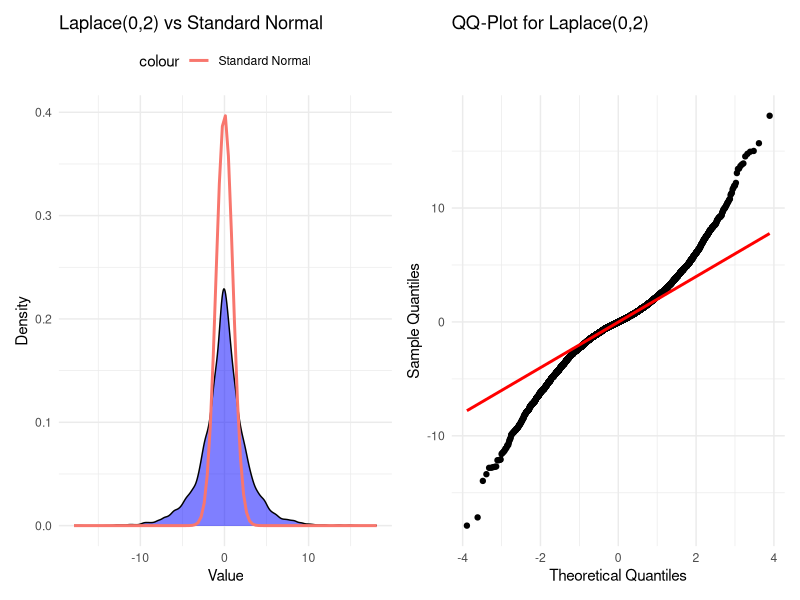
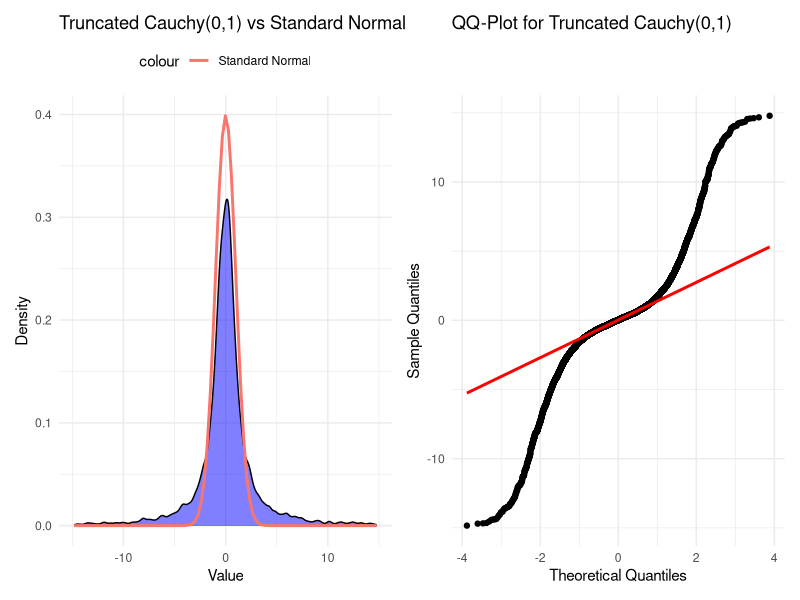
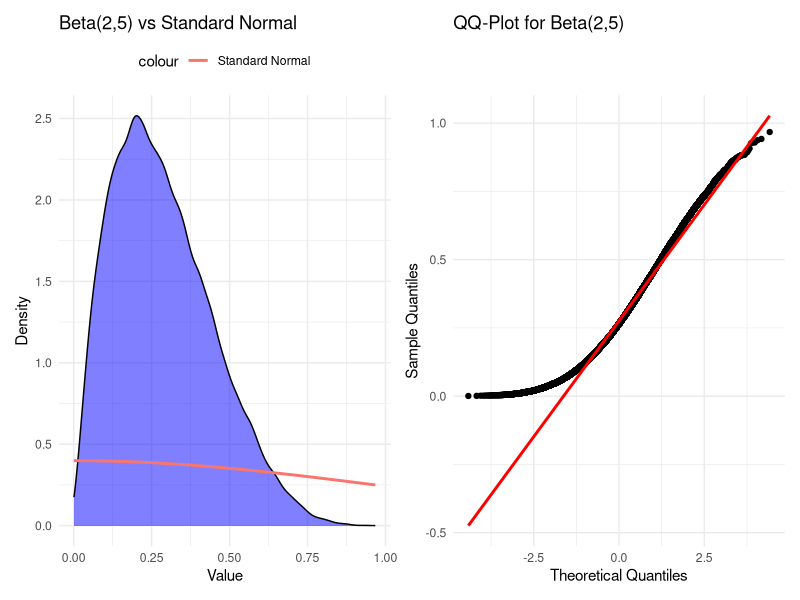
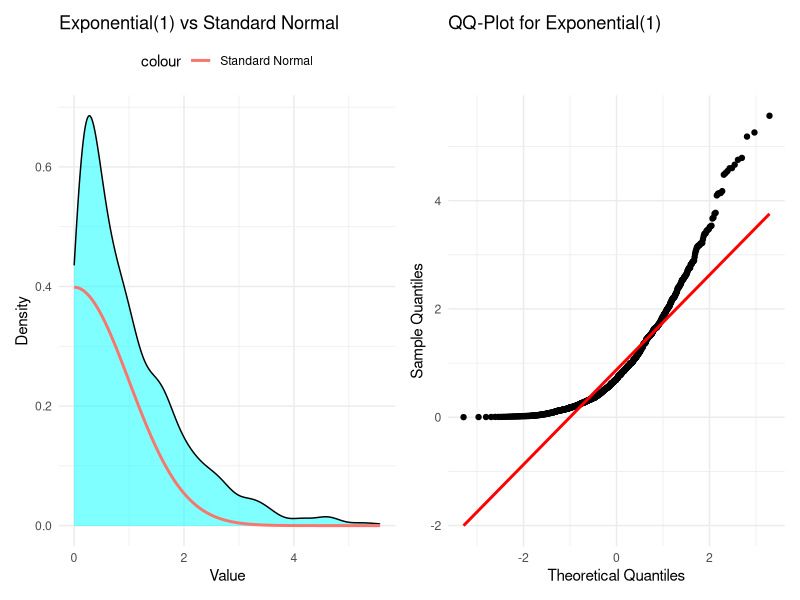
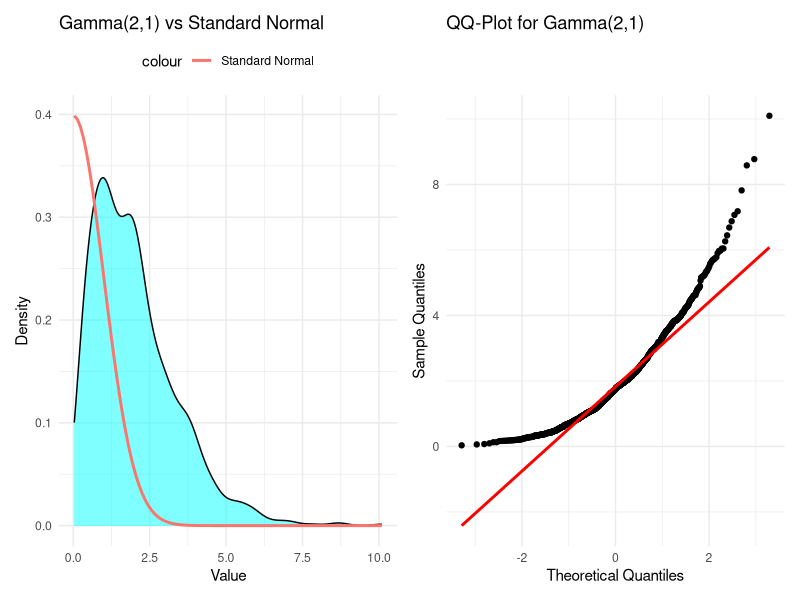
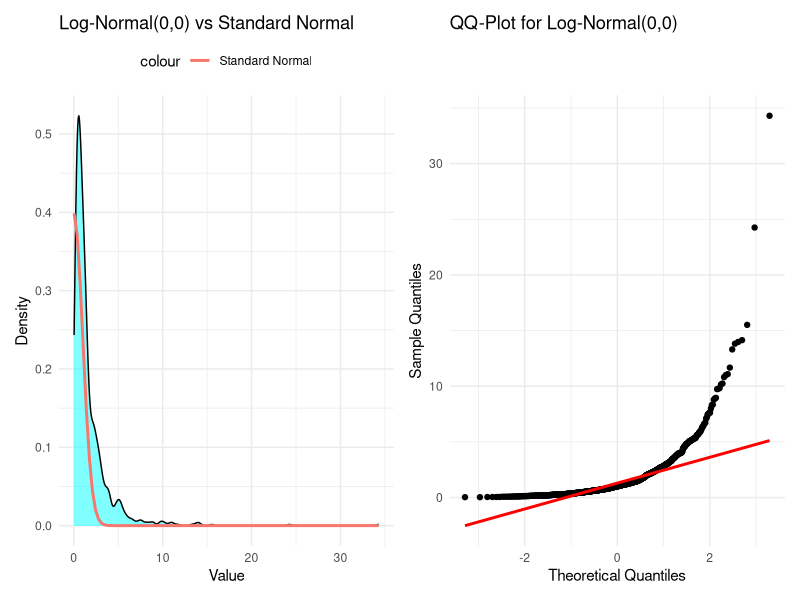
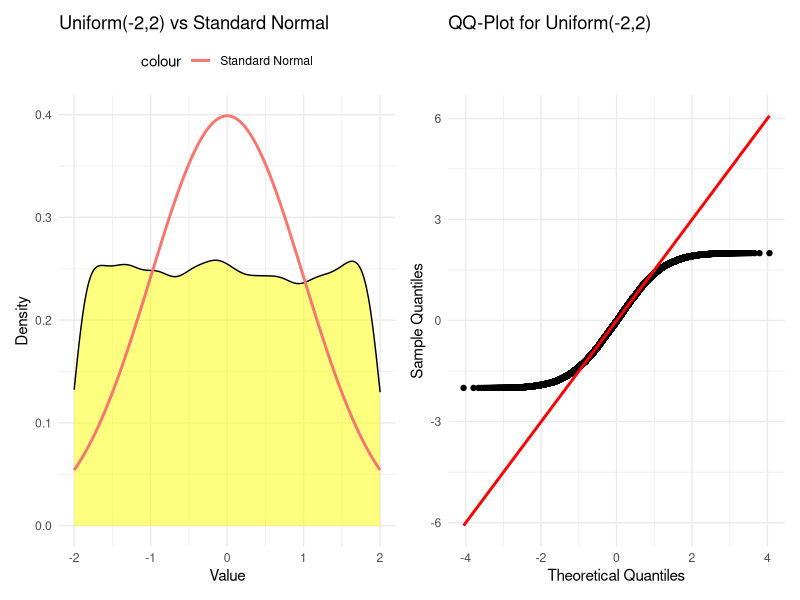
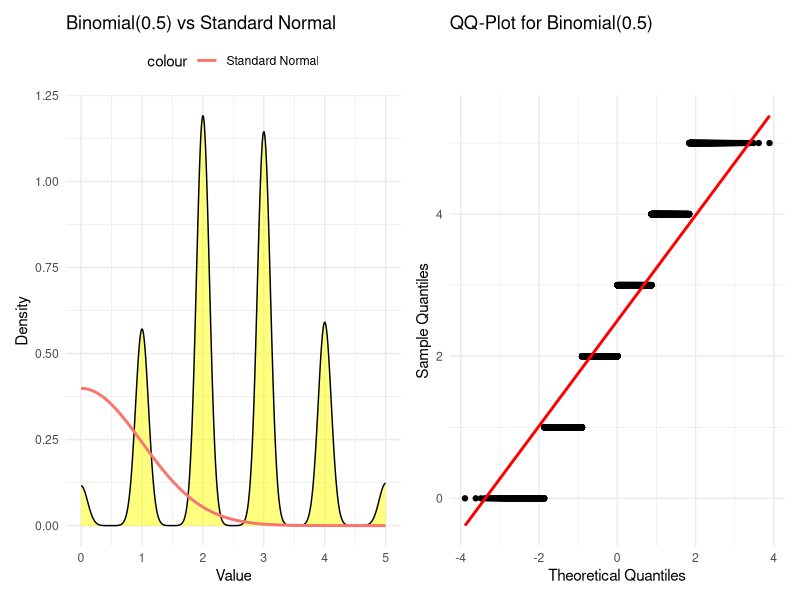

R code for these plots, in order:
library(ggplot2)
library(patchwork)
library(VGAM)

set.seed(123) # For reproducibility
n <- 1000 # Number of samples

create_plots <- function(samples, distribution_name, dist_color) {  data <- data.frame(values = samples)

# Density plot against standard normal
p1 <- ggplot(data, aes(values)) + 
  geom_density(aes(y=..density.., fill=dist_color), alpha=0.5) +
  stat_function(fun=dnorm, args=list(mean=0, sd=1), aes(color="Standard Normal"), size=1) +
  labs(title=paste(distribution_name, "vs Standard Normal"), x="Value", y="Density") +
  theme_minimal() +
  scale_fill_identity(name="Distributions") +
  theme(legend.position="top")

# QQ plot
p2 <- ggplot(data, aes(sample = values)) +
  geom_qq() +
  geom_qq_line(aes(sample = values), color="red", size=1) +
  labs(title=paste("QQ-Plot for", distribution_name), x="Theoretical Quantiles", y="Sample Quantiles") +
  theme_minimal()

return(p1 + p2)
}

# Plot for Laplace Distribution
laplace_samples = rlaplace(n*10, location=0, scale=2)
plot_laplace <- create_plots(laplace_samples, "Laplace(0,2)", "blue")
print(plot_laplace)

# Generate random samples from the Cauchy distribution
cauchy_sample <- rcauchy(n*10,location = 0, scale = 1)
# Filter extreme values (e.g., those beyond a certain range)
threshold <- 15  # adjust as needed
filtered_cauchy_sample <- cauchy_sample[abs(cauchy_sample) < threshold]

# Use your function to create the plots
plot_cauchy <- create_plots(filtered_cauchy_sample, "Truncated Cauchy(0,1)", "blue")
print(plot_cauchy)

# For the Beta Distribution
beta_samples <- rbeta(n*100, shape1=2, shape2=5)
plot_beta <- create_plots(beta_samples, "Beta(2,5)", "blue")
print(plot_beta)

# Plot for Exponential Distribution
exp_samples = rexp(n, rate=1)
plot_exp <- create_plots(exp_samples, "Exponential(1)", "cyan")
print(plot_exp)

# For the Gamma Distribution
gamma_samples <- rgamma(n, shape=2, scale=1)
plot_gamma <- create_plots(gamma_samples, "Gamma(2,1)", "cyan")
print(plot_gamma)

# For the Log-Normal Distribution
lognorm_samples <- rlnorm(n, meanlog=0, sdlog=1)
plot_lognorm <- create_plots(lognorm_samples, "Log-Normal(0,0)", "cyan")
print(plot_lognorm)

# Plot for Uniform Distribution
uni_samples = runif(n*20, min=-2, max=2)
plot_uni <- create_plots(uni_samples, "Uniform(-2,2)", "yellow")
print(plot_uni)

# For the Binomial Distribution
binom_samples <- rbinom(n*10, size=5, prob=0.5)
plot_binom <- create_plots(binom_samples, "Binomial(0.5)", "yellow")
print(plot_binom)

# Distributions
standard_normal_samples <- rnorm(n*10)
bimodal_samples <- c(rnorm(n/2, mean=-3), rnorm(n/2, mean=3))
bimodal_samples_2 <- c(rnorm(n/2, mean=-2, .25), rnorm(n/2, mean=2, .25))
trimodal_samples <- c(rnorm(n/3, mean=-6), rnorm(n/3, mean=0), rnorm(n/3, mean=6))
quadmodal_samples <- c(rnorm(n/4, mean=-6), rnorm(n/4, mean=-2), rnorm(n/4, mean=2), rnorm(n/4, mean=6))

# Generate plots
plot_standard_normal <- create_plots(standard_normal_samples, "Standard Normal","green")
plot_bimodal <- create_plots(bimodal_samples, "Bimodal","green")
plot_bimodal_2 <- create_plots(bimodal_samples_2, "Bimodal","green")
plot_trimodal <- create_plots(trimodal_samples, "Trimodal","green")
plot_quadmodal <- create_plots(quadmodal_samples, "Quadmodal","green")

# Display plots
print(plot_standard_normal)
print(plot_bimodal)
print(plot_bimodal_2)
print(plot_trimodal)
print(plot_quadmodal)
